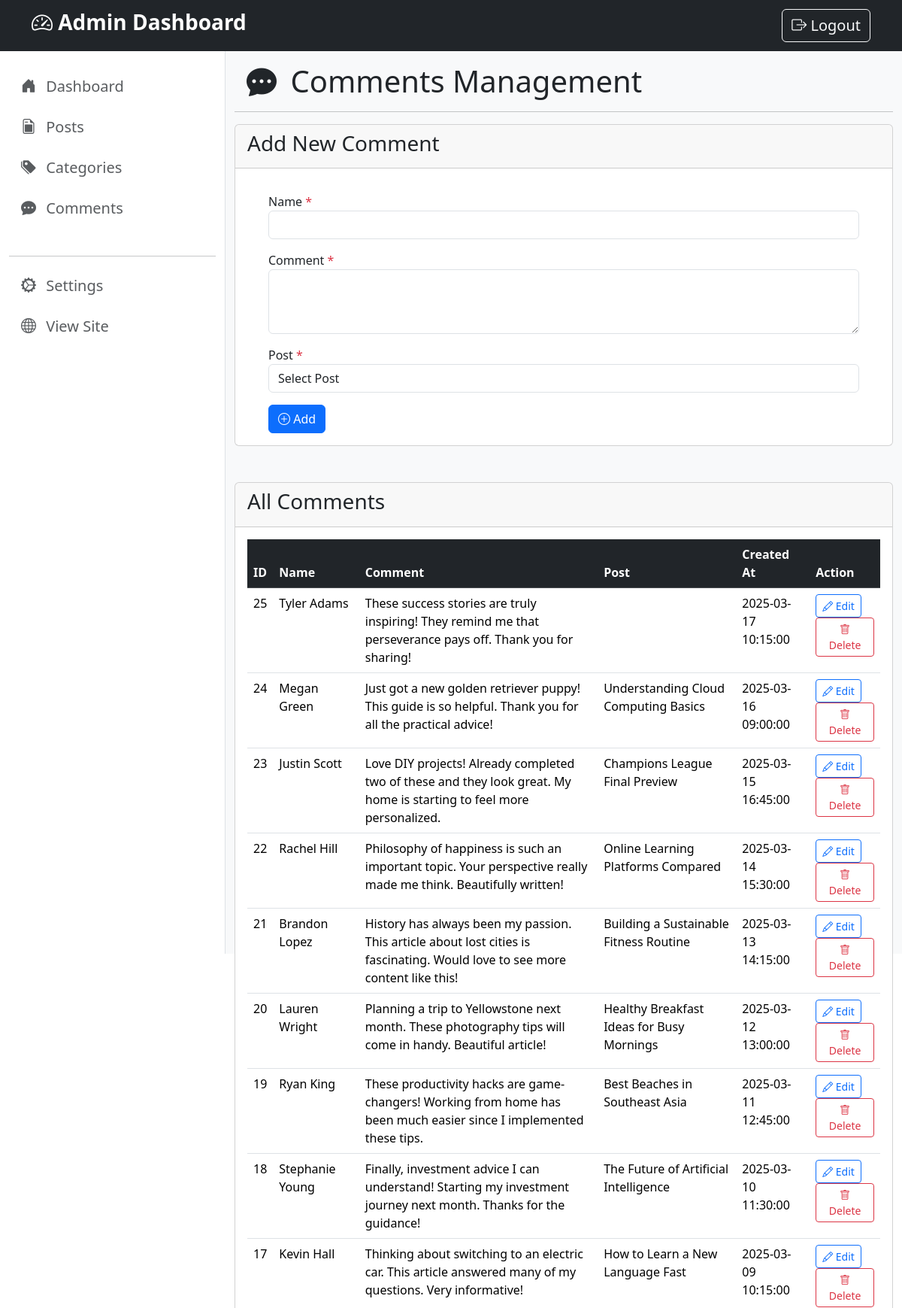
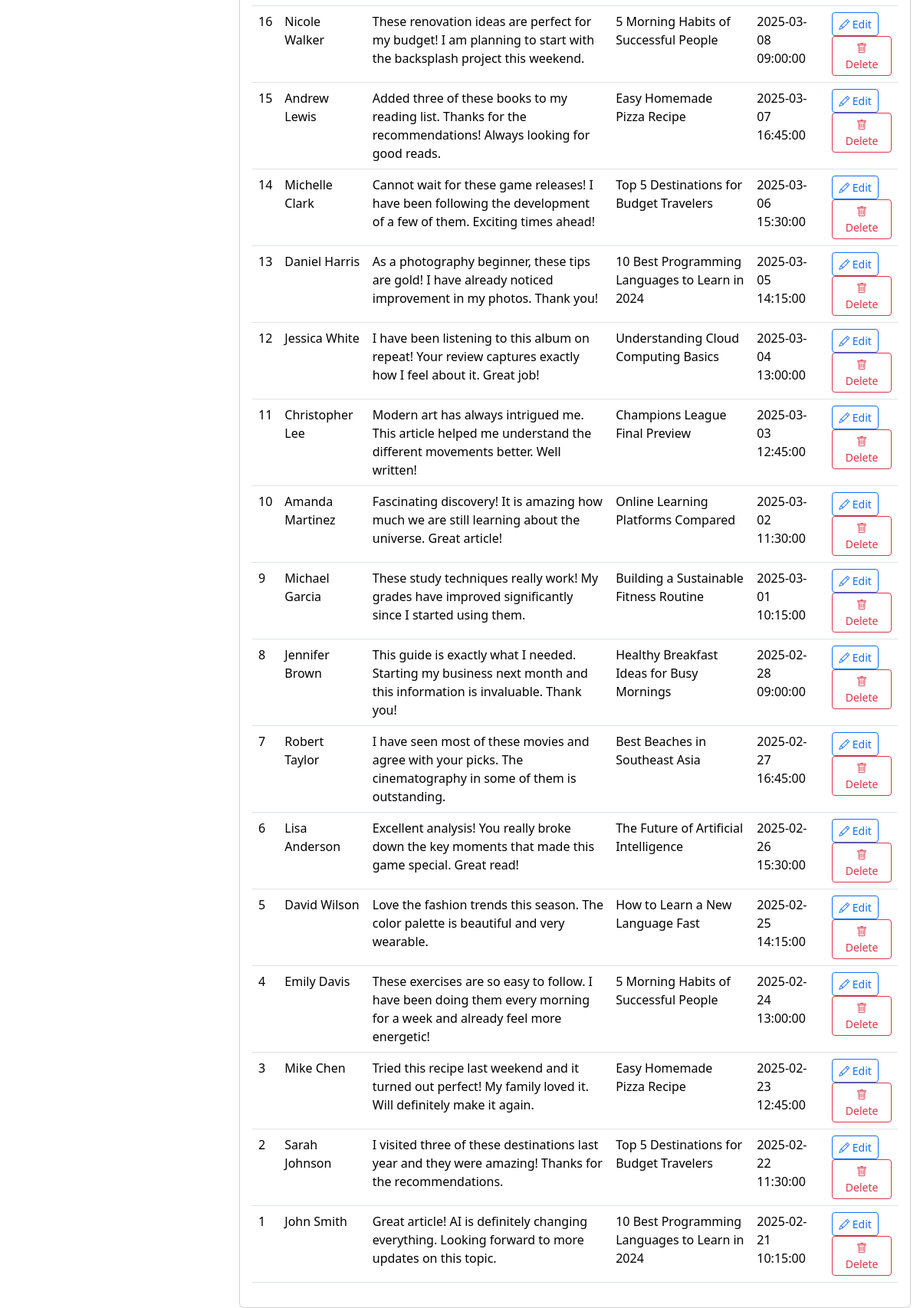
The app's page /admin/comments/index.php with its own data (2 pictures, top to bottom).
### tables this page shows
CREATE TABLE `comments` (
  `id` int(11) NOT NULL,
  `name` varchar(100) NOT NULL,
  `comment` text NOT NULL,
  `post_id` int(11) NOT NULL,
  `created_at` timestamp NOT NULL DEFAULT current_timestamp()
);

CREATE TABLE `posts` (
  `id` int(11) NOT NULL,
  `title` varchar(100) NOT NULL,
  `content` text NOT NULL,
  `image` varchar(255) NOT NULL,
  `category_id` int(11) NOT NULL,
  `created_at` timestamp NOT NULL DEFAULT current_timestamp()
);

### admin/comments/index.php (the view, shortened to what this page needs)
<?php
include("../includes/header.php");
include("../../config/database.php");
?>
<div class="container-fluid" style="height: 100vh;">
    <div class="row">
        <?php include("../includes/sidebar.php"); ?>
        <div class="col bg-light" style="height: 150vh;">
            <h1 class="m-3"><i class="bi bi-chat-dots-fill me-2"></i> Comments Management</h1>
            <hr>
            <div class="card">
                <div class="card-header">
                    <h3>Add New Comment</h3>
                </div>
                <div class="card-body">
                    <form action="" method="post">
                        <div class="container">
                            <div class="item m-3">
                                <label>Name <span class="text-danger">*</span></label>
                                <input type="text" class="form-control" name="name">
                            </div>
                            <div class="item m-3">
                                <label>Comment <span class="text-danger">*</span></label>
                                <textarea name="comment" class="form-control" rows="3"></textarea>
                            </div>
                            <div class="item m-3">
                                <label>Post <span class="text-danger">*</span></label>
                                <select name="post_id" class="form-control">
                                    <option value="">Select Post</option>
                                </select>
                            </div>
                            <button type="submit" class="btn btn-primary ms-3">
                                <i class="bi bi-plus-circle"></i> Add
                            </button>
                        </div>
                    </form>
                </div>
            </div>
            <?php
            $query = "SELECT comments.*, posts.title AS post_title
                      FROM comments
                      LEFT JOIN posts ON comments.post_id = posts.id
                      ORDER BY comments.id DESC";
            $stmt = $conn->prepare($query);
            $stmt->execute();
            $result = $stmt->fetchAll(PDO::FETCH_ASSOC);
            ?>
            <div class="card mt-5">
                <div class="card-header">
                    <h3>All Comments</h3>
                </div>
                <div class="card-body">
                    <?php if ($result): ?>
                        <table class="table table-hover">
                            <thead>
                                <tr class="table-dark">
                                    <th>ID</th>
                                    <th>Name</th>
                                    <th>Comment</th>
                                    <th>Post</th>
                                    <th>Created At</th>
                                    <th>Action</th>
                                </tr>
                            </thead>
                            <tbody>
                                <?php foreach ($result as $row): ?>
                                    <tr>
                                        <td><?= htmlspecialchars($row["id"]) ?></td>
                                        <td><?= htmlspecialchars($row["name"]) ?></td>
                                        <td><?= htmlspecialchars($row["comment"]) ?></td>
                                        <td><?= htmlspecialchars($row["post_title"]) ?></td>
                                        <td><?= htmlspecialchars($row["created_at"]) ?></td>
                                        <td>
                                            <a href="./edit.php?id=<?= intval($row["id"]) ?> " class="btn btn-outline-primary btn-sm">
                                                <i class="bi bi-pencil"></i> Edit
                                            </a>
                                            <a href="./delete.php?id=<?= intval($row["id"]) ?>" class="btn btn-outline-danger btn-sm">
                                                <i class="bi bi-trash"></i> Delete
                                            </a>
                                        </td>
                                    </tr>
                                <?php endforeach; ?>
                            </tbody>
                        </table>
                    <?php else: ?>
                        <div class="alert alert-warning">No Comments Yet.</div>
                    <?php endif; ?>
                </div>
            </div>
        </div>
    </div>
</div>
<?php include("../includes/footer.php"); ?>

### records on screen
comments: id "25", name "Tyler Adams", comment "These success stories are truly inspiring! They remind me that perseverance pays off. Thank you for sharing!", created_at "2025-03-17 10:15:00"
comments: id "24", name "Megan Green", comment "Just got a new golden retriever puppy! This guide is so helpful. Thank you for all the practical advice!", post.title "Understanding Cloud Computing Basics", created_at "2025-03-16 09:00:00"
comments: id "23", name "Justin Scott", comment "Love DIY projects! Already completed two of these and they look great. My home is starting to feel more personalized.", post.title "Champions League Final Preview", created_at "2025-03-15 16:45:00"
comments: id "22", name "Rachel Hill", comment "Philosophy of happiness is such an important topic. Your perspective really made me think. Beautifully written!", post.title "Online Learning Platforms Compared", created_at "2025-03-14 15:30:00"
comments: id "21", name "Brandon Lopez", comment "History has always been my passion. This article about lost cities is fascinating. Would love to see more content like this!", post.title "Building a Sustainable Fitness Routine", created_at "2025-03-13 14:15:00"
comments: id "20", name "Lauren Wright", comment "Planning a trip to Yellowstone next month. These photography tips will come in handy. Beautiful article!", post.title "Healthy Breakfast Ideas for Busy Mornings", created_at "2025-03-12 13:00:00"
comments: id "19", name "Ryan King", comment "These productivity hacks are game-changers! Working from home has been much easier since I implemented these tips.", post.title "Best Beaches in Southeast Asia", created_at "2025-03-11 12:45:00"
comments: id "18", name "Stephanie Young", comment "Finally, investment advice I can understand! Starting my investment journey next month. Thanks for the guidance!", post.title "The Future of Artificial Intelligence", created_at "2025-03-10 11:30:00"
comments: id "17", name "Kevin Hall", comment "Thinking about switching to an electric car. This article answered many of my questions. Very informative!", post.title "How to Learn a New Language Fast", created_at "2025-03-09 10:15:00"
comments: id "16", name "Nicole Walker", comment "These renovation ideas are perfect for my budget! I am planning to start with the backsplash project this weekend.", post.title "5 Morning Habits of Successful People", created_at "2025-03-08 09:00:00"
comments: id "15", name "Andrew Lewis", comment "Added three of these books to my reading list. Thanks for the recommendations! Always looking for good reads.", post.title "Easy Homemade Pizza Recipe", created_at "2025-03-07 16:45:00"
comments: id "14", name "Michelle Clark", comment "Cannot wait for these game releases! I have been following the development of a few of them. Exciting times ahead!", post.title "Top 5 Destinations for Budget Travelers", created_at "2025-03-06 15:30:00"
comments: id "13", name "Daniel Harris", comment "As a photography beginner, these tips are gold! I have already noticed improvement in my photos. Thank you!", post.title "10 Best Programming Languages to Learn in 2024", created_at "2025-03-05 14:15:00"
comments: id "12", name "Jessica White", comment "I have been listening to this album on repeat! Your review captures exactly how I feel about it. Great job!", post.title "Understanding Cloud Computing Basics", created_at "2025-03-04 13:00:00"
comments: id "11", name "Christopher Lee", comment "Modern art has always intrigued me. This article helped me understand the different movements better. Well written!", post.title "Champions League Final Preview", created_at "2025-03-03 12:45:00"
comments: id "10", name "Amanda Martinez", comment "Fascinating discovery! It is amazing how much we are still learning about the universe. Great article!", post.title "Online Learning Platforms Compared", created_at "2025-03-02 11:30:00"
comments: id "9", name "Michael Garcia", comment "These study techniques really work! My grades have improved significantly since I started using them.", post.title "Building a Sustainable Fitness Routine", created_at "2025-03-01 10:15:00"
comments: id "8", name "Jennifer Brown", comment "This guide is exactly what I needed. Starting my business next month and this information is invaluable. Thank you!", post.title "Healthy Breakfast Ideas for Busy Mornings", created_at "2025-02-28 09:00:00"
comments: id "7", name "Robert Taylor", comment "I have seen most of these movies and agree with your picks. The cinematography in some of them is outstanding.", post.title "Best Beaches in Southeast Asia", created_at "2025-02-27 16:45:00"
comments: id "6", name "Lisa Anderson", comment "Excellent analysis! You really broke down the key moments that made this game special. Great read!", post.title "The Future of Artificial Intelligence", created_at "2025-02-26 15:30:00"
comments: id "5", name "David Wilson", comment "Love the fashion trends this season. The color palette is beautiful and very wearable.", post.title "How to Learn a New Language Fast", created_at "2025-02-25 14:15:00"
comments: id "4", name "Emily Davis", comment "These exercises are so easy to follow. I have been doing them every morning for a week and already feel more energetic!", post.title "5 Morning Habits of Successful People", created_at "2025-02-24 13:00:00"
comments: id "3", name "Mike Chen", comment "Tried this recipe last weekend and it turned out perfect! My family loved it. Will definitely make it again.", post.title "Easy Homemade Pizza Recipe", created_at "2025-02-23 12:45:00"
comments: id "2", name "Sarah Johnson", comment "I visited three of these destinations last year and they were amazing! Thanks for the recommendations.", post.title "Top 5 Destinations for Budget Travelers", created_at "2025-02-22 11:30:00"
comments: id "1", name "John Smith", comment "Great article! AI is definitely changing everything. Looking forward to more updates on this topic.", post.title "10 Best Programming Languages to Learn in 2024", created_at "2025-02-21 10:15:00"
